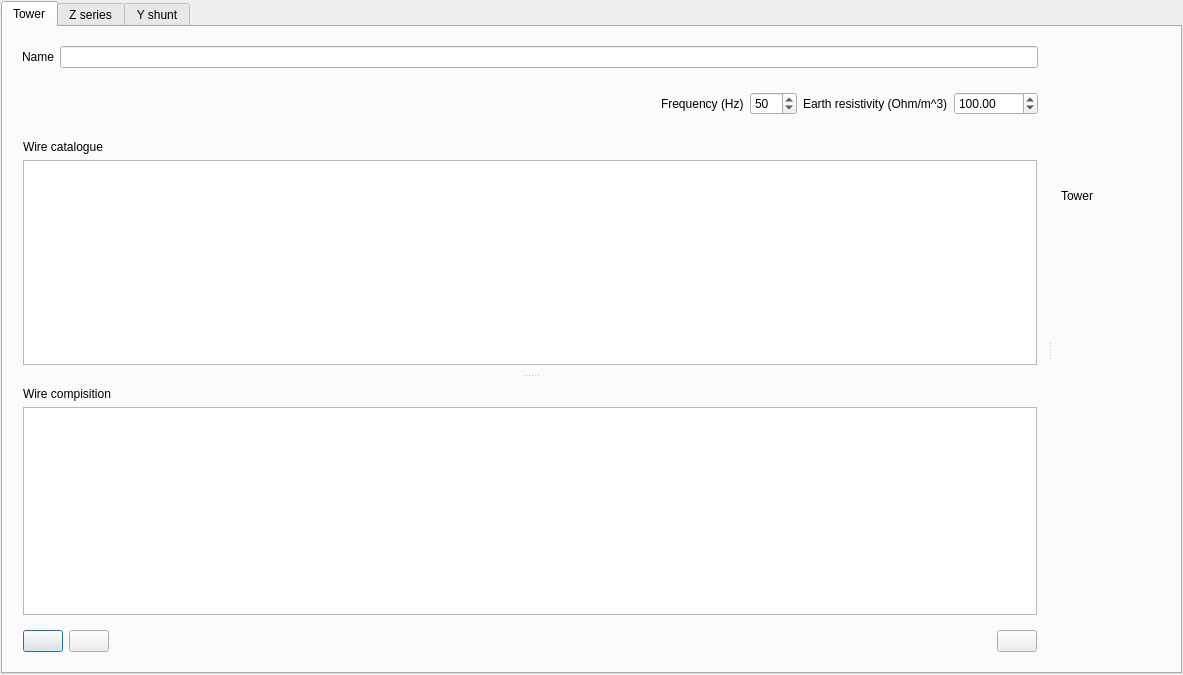
<?xml version="1.0" encoding="UTF-8"?>
<ui version="4.0">
 <class>Dialog</class>
 <widget class="QDialog" name="Dialog">
  <property name="geometry">
   <rect>
    <x>0</x>
    <y>0</y>
    <width>1183</width>
    <height>675</height>
   </rect>
  </property>
  <property name="windowTitle">
   <string>Tower creation</string>
  </property>
  <layout class="QVBoxLayout" name="verticalLayout">
   <property name="leftMargin">
    <number>1</number>
   </property>
   <property name="topMargin">
    <number>1</number>
   </property>
   <property name="rightMargin">
    <number>1</number>
   </property>
   <property name="bottomMargin">
    <number>1</number>
   </property>
   <item>
    <widget class="QTabWidget" name="tabWidget">
     <property name="currentIndex">
      <number>0</number>
     </property>
     <widget class="QWidget" name="tab_2">
      <attribute name="title">
       <string>Tower</string>
      </attribute>
      <layout class="QVBoxLayout" name="verticalLayout_6">
       <item>
        <widget class="QSplitter" name="main_splitter">
         <property name="orientation">
          <enum>Qt::Horizontal</enum>
         </property>
         <widget class="QFrame" name="frame_8">
          <property name="frameShape">
           <enum>QFrame::NoFrame</enum>
          </property>
          <property name="frameShadow">
           <enum>QFrame::Raised</enum>
          </property>
          <layout class="QVBoxLayout" name="verticalLayout_5">
           <property name="leftMargin">
            <number>1</number>
           </property>
           <property name="topMargin">
            <number>1</number>
           </property>
           <property name="rightMargin">
            <number>1</number>
           </property>
           <property name="bottomMargin">
            <number>1</number>
           </property>
           <item>
            <widget class="QFrame" name="frame_5">
             <property name="sizePolicy">
              <sizepolicy hsizetype="Minimum" vsizetype="Minimum">
               <horstretch>0</horstretch>
               <verstretch>0</verstretch>
              </sizepolicy>
             </property>
             <property name="frameShape">
              <enum>QFrame::NoFrame</enum>
             </property>
             <property name="frameShadow">
              <enum>QFrame::Raised</enum>
             </property>
             <layout class="QHBoxLayout" name="horizontalLayout">
              <item>
               <widget class="QLabel" name="label_9">
                <property name="text">
                 <string>Name</string>
                </property>
               </widget>
              </item>
              <item>
               <widget class="QLineEdit" name="name_lineEdit"/>
              </item>
             </layout>
            </widget>
           </item>
           <item>
            <widget class="QFrame" name="frame_6">
             <property name="sizePolicy">
              <sizepolicy hsizetype="Minimum" vsizetype="Minimum">
               <horstretch>0</horstretch>
               <verstretch>0</verstretch>
              </sizepolicy>
             </property>
             <property name="frameShape">
              <enum>QFrame::NoFrame</enum>
             </property>
             <property name="frameShadow">
              <enum>QFrame::Raised</enum>
             </property>
             <layout class="QHBoxLayout" name="horizontalLayout_3">
              <item>
               <spacer name="horizontalSpacer_2">
                <property name="orientation">
                 <enum>Qt::Horizontal</enum>
                </property>
                <property name="sizeHint" stdset="0">
                 <size>
                  <width>40</width>
                  <height>20</height>
                 </size>
                </property>
               </spacer>
              </item>
              <item>
               <widget class="QLabel" name="label_8">
                <property name="text">
                 <string>Frequency (Hz)</string>
                </property>
               </widget>
              </item>
              <item>
               <widget class="QDoubleSpinBox" name="frequency_doubleSpinBox">
                <property name="decimals">
                 <number>0</number>
                </property>
                <property name="value">
                 <double>50.000000000000000</double>
                </property>
               </widget>
              </item>
              <item>
               <widget class="QLabel" name="label_11">
                <property name="text">
                 <string>Earth resistivity (Ohm/m^3)</string>
                </property>
               </widget>
              </item>
              <item>
               <widget class="QDoubleSpinBox" name="rho_doubleSpinBox">
                <property name="maximum">
                 <double>9999999.000000000000000</double>
                </property>
                <property name="value">
                 <double>100.000000000000000</double>
                </property>
               </widget>
              </item>
             </layout>
            </widget>
           </item>
           <item>
            <widget class="QFrame" name="frame_2">
             <property name="sizePolicy">
              <sizepolicy hsizetype="MinimumExpanding" vsizetype="MinimumExpanding">
               <horstretch>0</horstretch>
               <verstretch>0</verstretch>
              </sizepolicy>
             </property>
             <property name="frameShape">
              <enum>QFrame::NoFrame</enum>
             </property>
             <property name="frameShadow">
              <enum>QFrame::Raised</enum>
             </property>
             <layout class="QVBoxLayout" name="verticalLayout_9">
              <property name="leftMargin">
               <number>1</number>
              </property>
              <property name="topMargin">
               <number>1</number>
              </property>
              <property name="rightMargin">
               <number>1</number>
              </property>
              <property name="bottomMargin">
               <number>1</number>
              </property>
              <item>
               <widget class="QSplitter" name="splitter">
                <property name="orientation">
                 <enum>Qt::Vertical</enum>
                </property>
                <widget class="QFrame" name="frame_3">
                 <property name="frameShape">
                  <enum>QFrame::NoFrame</enum>
                 </property>
                 <property name="frameShadow">
                  <enum>QFrame::Raised</enum>
                 </property>
                 <layout class="QVBoxLayout" name="verticalLayout_8">
                  <item>
                   <widget class="QLabel" name="label_12">
                    <property name="text">
                     <string>Wire catalogue</string>
                    </property>
                   </widget>
                  </item>
                  <item>
                   <widget class="QTableView" name="wires_tableView"/>
                  </item>
                 </layout>
                </widget>
                <widget class="QFrame" name="frame_4">
                 <property name="frameShape">
                  <enum>QFrame::NoFrame</enum>
                 </property>
                 <property name="frameShadow">
                  <enum>QFrame::Raised</enum>
                 </property>
                 <layout class="QVBoxLayout" name="verticalLayout_4">
                  <item>
                   <widget class="QLabel" name="label_10">
                    <property name="text">
                     <string>Wire compisition</string>
                    </property>
                   </widget>
                  </item>
                  <item>
                   <widget class="QTableView" name="tower_tableView"/>
                  </item>
                  <item>
                   <widget class="QFrame" name="frame">
                    <property name="frameShape">
                     <enum>QFrame::NoFrame</enum>
                    </property>
                    <property name="frameShadow">
                     <enum>QFrame::Raised</enum>
                    </property>
                    <layout class="QHBoxLayout" name="horizontalLayout_2">
                     <property name="leftMargin">
                      <number>0</number>
                     </property>
                     <property name="rightMargin">
                      <number>0</number>
                     </property>
                     <property name="bottomMargin">
                      <number>0</number>
                     </property>
                     <item>
                      <widget class="QPushButton" name="add_to_tower_pushButton">
                       <property name="toolTip">
                        <string>Add wire</string>
                       </property>
                       <property name="text">
                        <string/>
                       </property>
                       <property name="icon">
                        <iconset resource="icons.qrc">
                         <normaloff>:/Icons/icons/plus.svg</normaloff>:/Icons/icons/plus.svg</iconset>
                       </property>
                      </widget>
                     </item>
                     <item>
                      <widget class="QPushButton" name="delete_from_tower_pushButton">
                       <property name="toolTip">
                        <string>Delete wire</string>
                       </property>
                       <property name="text">
                        <string/>
                       </property>
                       <property name="icon">
                        <iconset resource="icons.qrc">
                         <normaloff>:/Icons/icons/minus.svg</normaloff>:/Icons/icons/minus.svg</iconset>
                       </property>
                      </widget>
                     </item>
                     <item>
                      <spacer name="horizontalSpacer">
                       <property name="orientation">
                        <enum>Qt::Horizontal</enum>
                       </property>
                       <property name="sizeHint" stdset="0">
                        <size>
                         <width>40</width>
                         <height>20</height>
                        </size>
                       </property>
                      </spacer>
                     </item>
                     <item>
                      <widget class="QPushButton" name="compute_pushButton">
                       <property name="toolTip">
                        <string>Compute matrices</string>
                       </property>
                       <property name="text">
                        <string/>
                       </property>
                       <property name="icon">
                        <iconset resource="icons.qrc">
                         <normaloff>:/Icons/icons/calc.svg</normaloff>:/Icons/icons/calc.svg</iconset>
                       </property>
                       <property name="iconSize">
                        <size>
                         <width>32</width>
                         <height>32</height>
                        </size>
                       </property>
                      </widget>
                     </item>
                    </layout>
                   </widget>
                  </item>
                 </layout>
                </widget>
               </widget>
              </item>
             </layout>
            </widget>
           </item>
          </layout>
         </widget>
         <widget class="QFrame" name="PlotFrame">
          <property name="frameShape">
           <enum>QFrame::NoFrame</enum>
          </property>
          <property name="frameShadow">
           <enum>QFrame::Raised</enum>
          </property>
          <layout class="QVBoxLayout" name="verticalLayout_7">
           <property name="leftMargin">
            <number>9</number>
           </property>
           <property name="topMargin">
            <number>9</number>
           </property>
           <property name="rightMargin">
            <number>9</number>
           </property>
           <property name="bottomMargin">
            <number>9</number>
           </property>
           <item>
            <widget class="QLabel" name="label_4">
             <property name="text">
              <string>Tower</string>
             </property>
            </widget>
           </item>
           <item>
            <widget class="MatplotlibWidget" name="plotwidget" native="true"/>
           </item>
          </layout>
         </widget>
        </widget>
       </item>
      </layout>
     </widget>
     <widget class="QWidget" name="tab">
      <attribute name="title">
       <string>Z series</string>
      </attribute>
      <layout class="QVBoxLayout" name="verticalLayout_3">
       <item>
        <widget class="QLabel" name="label">
         <property name="text">
          <string>   Z series (Ohm / km) for ABCN</string>
         </property>
        </widget>
       </item>
       <item>
        <widget class="QTableView" name="z_tableView_abcn"/>
       </item>
       <item>
        <widget class="QLabel" name="label_6">
         <property name="text">
          <string>   Z series (Ohm / km) for ABC</string>
         </property>
        </widget>
       </item>
       <item>
        <widget class="QTableView" name="z_tableView_abc"/>
       </item>
       <item>
        <widget class="QLabel" name="label_7">
         <property name="text">
          <string>   Z series (Ohm / km) in sequence components</string>
         </property>
        </widget>
       </item>
       <item>
        <widget class="QTableView" name="z_tableView_seq"/>
       </item>
      </layout>
     </widget>
     <widget class="QWidget" name="tab_3">
      <attribute name="title">
       <string>Y shunt</string>
      </attribute>
      <layout class="QVBoxLayout" name="verticalLayout_2">
       <item>
        <widget class="QLabel" name="label_2">
         <property name="text">
          <string>   Y shunt (uS / km) for ABCN</string>
         </property>
        </widget>
       </item>
       <item>
        <widget class="QTableView" name="y_tableView_abcn"/>
       </item>
       <item>
        <widget class="QLabel" name="label_3">
         <property name="text">
          <string>   Y shunt (uS / km) for ABC</string>
         </property>
        </widget>
       </item>
       <item>
        <widget class="QTableView" name="y_tableView_abc"/>
       </item>
       <item>
        <widget class="QLabel" name="label_5">
         <property name="text">
          <string>   Y shunt (uS / km) for the sequence components</string>
         </property>
        </widget>
       </item>
       <item>
        <widget class="QTableView" name="y_tableView_seq"/>
       </item>
      </layout>
     </widget>
    </widget>
   </item>
  </layout>
 </widget>
 <customwidgets>
  <customwidget>
   <class>MatplotlibWidget</class>
   <extends>QWidget</extends>
   <header>.matplotlibwidget</header>
   <container>1</container>
  </customwidget>
 </customwidgets>
 <resources>
  <include location="icons.qrc"/>
 </resources>
 <connections/>
</ui>
